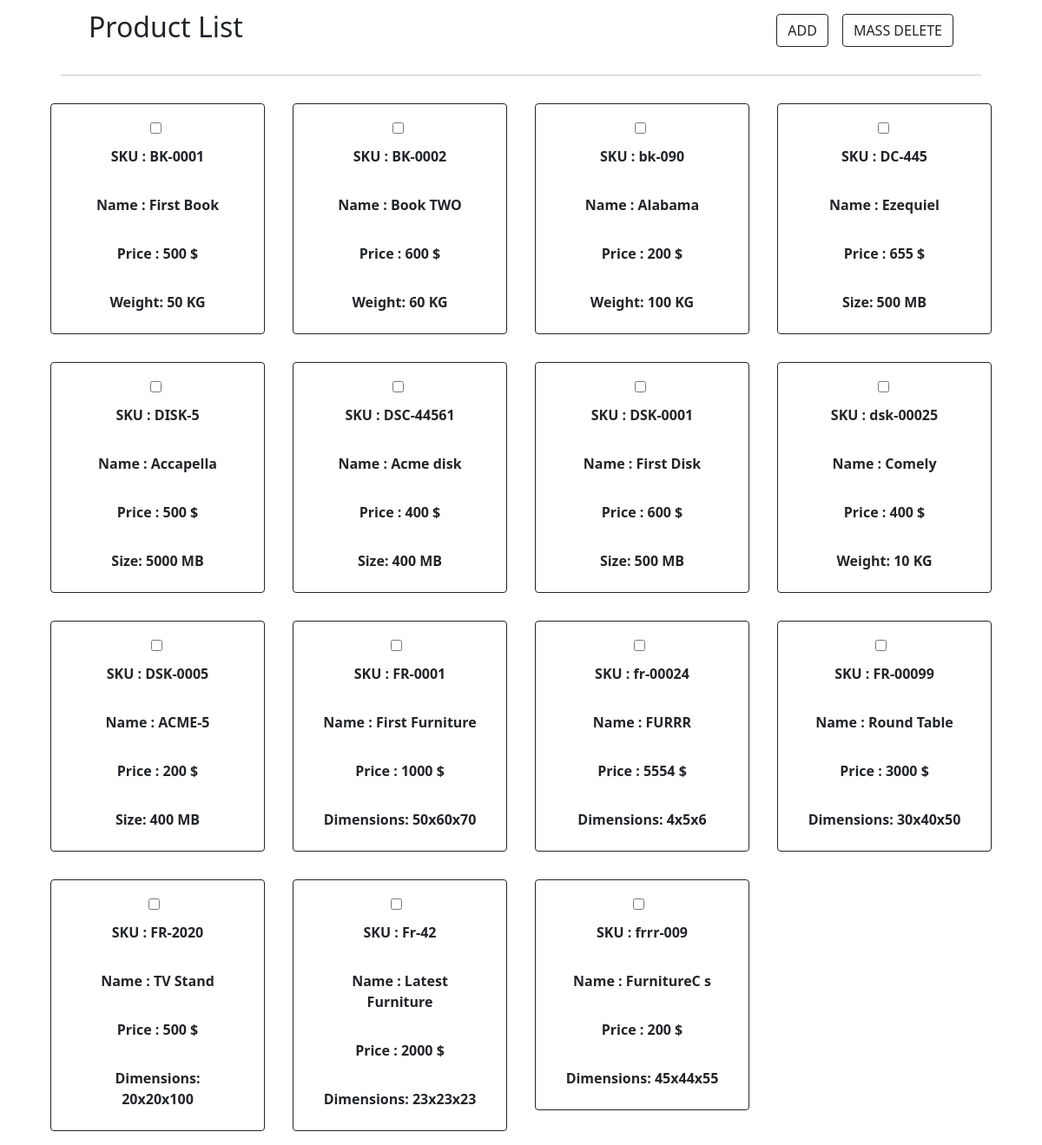
The app's page /public_html/index.php with its own data.
### tables this page shows
CREATE TABLE `products` (
  `sku` varchar(255) NOT NULL,
  `name` varchar(255) NOT NULL,
  `price` varchar(255) DEFAULT NULL,
  `category_name` varchar(255) DEFAULT NULL
);

CREATE TABLE `product_attributes` (
  `sku` varchar(255) DEFAULT NULL,
  `attribute` varchar(255) NOT NULL
);

### php/product.php (called while the page is built, shortened)
<?php
abstract class Product
{
    private $sku;
    private $name;
    private $price;
    public function setSKU($sku){
        $this->sku = $sku;
    }
    public function setName($name){
        $this->name = $name;
    }
    public function setPrice($price){
        $this->price = $price;
    }
    public function getSKU(){
        return $this->sku;
    }
    public function getName(){
        return $this->name;
    }
    public function getPrice(){
        return $this->price;
    }
}

### php/db.php (called while the page is built)
<?php
class DatabaseHandler
{
    private $host = "localhost";
    private $username = "root";
    private $password = "";
    private $dbName = "products_db";
    protected function connect()
    {
        $dsn = "mysql:host=" . $this->host . ";dbname=" . $this->dbName;
        $pdo = new PDO($dsn, $this->username, $this->password);
        $pdo->setAttribute(PDO::ATTR_DEFAULT_FETCH_MODE, PDO::FETCH_ASSOC);
        return $pdo;
    }
}

### php/product_manager.php (called while the page is built, shortened)
<?php
require_once(__DIR__ . '/db.php');
class ProductManager extends DatabaseHandler
{
    public function getAllProducts()
    {
        $sql = "SELECT products.sku, products.name, products.price, categories.category_name AS product_type, product_attributes.attribute FROM products
        left outer join product_attributes
        on (product_attributes.sku = products.sku)
        left outer join categories
        on (categories.category_name = products.category_name)";
        $stmt = $this->connect()->prepare($sql);
        $stmt->execute();
        $result = $stmt->fetchAll();
        return $result;
    }
}

### php/book.php (called while the page is built, shortened)
<?php
require_once(__DIR__ . "/product.php");
class Book extends Product
{
    private $weight;
    public function getProductAttributes()
    {
        return "Weight" . ": " . $this->weight . " KG";
    }
    public function setDescription($attribute)
    {
        $this->weight = $attribute;
    }
}

### php/disk.php (called while the page is built, shortened)
<?php
require_once(__DIR__ . "/product.php");
class Disk extends Product
{
    private $size;
    public function getProductAttributes()
    {
        return "Size" . ": " . $this->size . " MB";
    }
    public function setDescription($attribute)
    {
        $this->size = $attribute;
    }
}

### php/furniture.php (called while the page is built, shortened)
<?php
require_once(__DIR__ . "/product.php");
class Furniture extends Product
{
    private $height;
    private $width;
    private $length;
    public function getProductAttributes()
    {
        return "Dimensions" . ": " . $this->height . "x" . $this->width . "x" . $this->length;
    }
    public function setDescription($attribute)
    {
        $data = explode("x", $attribute);
        $this->height = $data[0];
        $this->width = $data[1];
        $this->length = $data[2];
    }
}

### public_html/index.php (the view, shortened to what this page needs)
<?php
require_once(__DIR__ . "/../php/product_manager.php");
require_once(__DIR__ . "/../php/book.php");
require_once(__DIR__ . "/../php/furniture.php");
require_once(__DIR__ . "/../php/disk.php");
$productManager = new ProductManager();
$result = $productManager->getAllProducts();
$products = [];
foreach ($result as $row) {
  $product = new $type();
  $product->setAttributes($row);
  array_push($products, $product);
}
?>
<!DOCTYPE html>
<html lang="en">
<head>
  <link rel="stylesheet" type="text/css" href="../css/productStyle.css" />
  <link href="https://cdn.jsdelivr.net/npm/bootstrap@5.0.2/dist/css/bootstrap.min.css" rel="stylesheet">
</head>
<body>
<div class="container">
  <nav class="navbar navbar-expand-sm">
    <div class="container-fluid">
      <h2 class="nav-item ms-5">Product List</h2>
      <div class="d-flex align-items-center ms-auto">
        <div class="nav-item">
        <a class="nav-link" href="../php/add_product_form.php"><button class="btn btn-outline-dark">ADD</button></a>
        </div>
        <div class="nav-item">
          <button class="btn btn-outline-dark me-5" id="delete-product-btn" type="submit" form="items-form">MASS DELETE</button>
        </div>
      </div>
    </div>
  </nav>
  <hr class="mx-auto" style="width:95%">
</div>
  <div class="container">
  <form action="../php/delete.php/" id="items-form" method="post">
    <div class="card-group">
      <?php foreach ($products as $product) { ?>
        <div class="col-md-6 col-lg-4 col-xl-3">
          <div class="card m-3 border-dark" style="max-width: 18rem;">
            <div class="card-body mx-auto" >
              <input class="delete-checkbox" type="checkbox" name= "<?php echo($product->getSKU()); ?>">
              <p class="card-text">SKU : <?php echo($product->getSKU()); ?></p>
              <p class="card-text">Name : <?php echo($product->getName()); ?></p>
              <p class="card-text">Price : <?php echo($product->getPrice()); ?> $</p>
              <p class="card-text"><?php echo($product->getProductAttributes()); ?></p>
            </div>
          </div>
        </div>
      <?php } ?>
    </div>
  </form>
</body>
</html>

### css/productStyle.css (style rules this page uses)
html { box-sizing: border-box; }
p { margin: 0.5rem; padding: 0.5rem; font-size: 1rem; font-weight: 700; text-align: center; }
.delete-checkbox { position: relative; left: 45%; }

### records on screen
products: sku "BK-0001", name "First Book", price "500", product_attributes.attribute "Weight: 50 KG"
products: sku "BK-0002", name "Book TWO", price "600", product_attributes.attribute "Weight: 60 KG"
products: sku "bk-090", name "Alabama", price "200", product_attributes.attribute "Weight: 100 KG"
products: sku "DC-445", name "Ezequiel", price "655", product_attributes.attribute "Size: 500 MB"
products: sku "DISK-5", name "Accapella", price "500", product_attributes.attribute "Size: 5000 MB"
products: sku "DSC-44561", name "Acme disk", price "400", product_attributes.attribute "Size: 400 MB"
products: sku "DSK-0001", name "First Disk", price "600", product_attributes.attribute "Size: 500 MB"
products: sku "dsk-00025", name "Comely", price "400", product_attributes.attribute "Weight: 10 KG"
products: sku "DSK-0005", name "ACME-5", price "200", product_attributes.attribute "Size: 400 MB"
products: sku "FR-0001", name "First Furniture", price "1000", product_attributes.attribute "Dimensions: 50x60x70"
products: sku "fr-00024", name "FURRR", price "5554", product_attributes.attribute "Dimensions: 4x5x6"
products: sku "FR-00099", name "Round Table", price "3000", product_attributes.attribute "Dimensions: 30x40x50"
products: sku "FR-2020", name "TV Stand", price "500", product_attributes.attribute "Dimensions: 20x20x100"
products: sku "Fr-42", name "Latest Furniture", price "2000", product_attributes.attribute "Dimensions: 23x23x23"
products: sku "frrr-009", name "FurnitureC s", price "200", product_attributes.attribute "Dimensions: 45x44x55"
